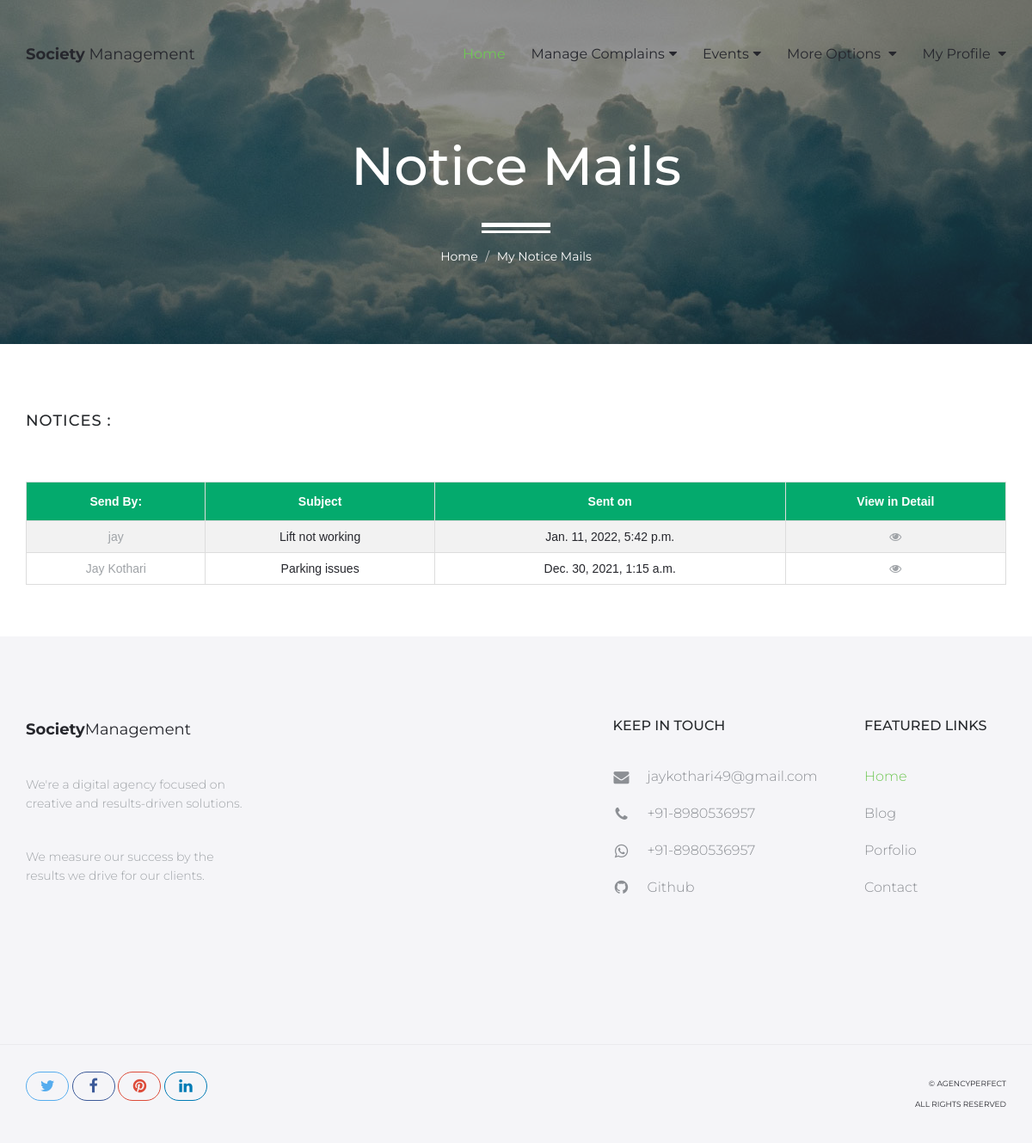
The page /member-view-notice/ (signed in) on the database its author committed.
### MemberApp/models.py (models this page shows, shortened)
class Notice(models.Model):
    uid = models.ForeignKey(SecUser,on_delete=models.CASCADE)
    member = models.ForeignKey(Member,on_delete=models.CASCADE)
    subject = models.CharField(max_length=100)
    des = models.TextField()
    pic = models.FileField(upload_to='Notice',blank=True,null=True)
    created_at = models.DateTimeField(auto_now_add=True)

### SecApp/models.py (models this page shows, shortened)
class SecUser(models.Model):
    name = models.CharField(max_length=50)
    email = models.EmailField(unique=True)
    mobile = models.CharField(max_length=15)
    password = models.CharField(max_length=50)
    pic = models.FileField(upload_to='Profile',default='avatar.png')
    setting = models.BooleanField(default=False)

### MemberApp/views.py (the view)
# urls.py: path('member-view-notice/',views.view_notice,name='member-view-notice'),
def view_notice(request):
    member = Member.objects.get(email=request.session['memail'])
    notices = Notice.objects.filter(member=member)[::-1]
    return render(request,'view-notice.html',{'notices':notices,'member':member})

### MemberApp/templates/view-notice.html (shortened to what this page needs)
{% extends 'member-header.html' %}
{% load static %}
{% block content %}
<div id="hero" class="hero overlay subpage-hero contact-hero">
    <div class="hero-content">
        <div class="hero-text">
            <h1>Notice Mails</h1>
            <ol class="breadcrumb">
              <li class="breadcrumb-item"><a href="{% url 'member-index' %}">Home</a></li>
              <li class="breadcrumb-item active">My Notice Mails</li>
            </ol>
        </div>
    </div>
</div>
<main id="main" class="site-main">
    <section class="site-section subpage-site-section section-contact-us">
        <div class="container">
            <div class="row">
                <div class="col-sm-6">
                    <div>
                        <h2>Notices : </h2>
                    </div>
                </div>
            </div>
            <table id="customers">
                <tr>
                  <th style="text-align: center;">Send By:</th>
                  <th style="text-align: center;"> Subject </th>
                  <th style="text-align: center;">Sent on </th>
                  <th style="text-align: center;">View in Detail</th>
                </tr>
                {% for i in notices %}
                <tr>
                  <td style="text-align: center;"><a title="{{i.uid.title}}" href="mailto:{{i.uid.email}}"> {{i.uid.name}}</a></td>
                  <td style="text-align: center;">{{i.subject}}</td>
                  <td style="text-align: center;">{{i.created_at}}</td>
                  <td style="text-align: center;"><a href=""><i class="fa fa-eye"></i></a></td>
                </tr>
                {% endfor %}
              </table>
        </div>
    </section>
</main>
{% endblock %}

### MemberApp/static/mem/assets/css/style.css (style rules this page uses)
a { transition: all 0.25s ease-in-out; -moz-transition: all 0.25s ease-in-out; -webkit-transition: all 0.25s ease-in-out; -o-transition: all 0.25s ease-in-out; -ms-transition: all 0.25s ease-in-out; cursor: pointer; color: #9fa3a7; }
h1 { font-size: 62px; }
h2 { font-size: 42px; }
h1,h2,h3,h4,h5 { color: #26292c; }
html, body { width: 100%; height: 100%; margin: 0; padding: 0; font-family: 'Montserrat', sans-serif; color: #26272d; }
.hero { background: url(../img/hero.jpg) no-repeat center / cover; height: 100%; width: 100%; display: table; position: relative; }
.overlay:before { content: ''; background-color: rgba(255,255,255,0.5); height: 100%; width: 100%; position: absolute; top: 0; left: 0; z-index: 0; }
.hero-content { display: table-cell; vertical-align: middle; padding-top: 75px; }
.hero-text { max-width: 890px; width: 100%; margin: 0 auto; padding: 0 15px; text-align: center; }
.hero-text h1 { position: relative; margin: 0; }
.hero .breadcrumb { padding-top: 60px; margin-bottom: 0; }
.hero .breadcrumb:before { content: ''; display: block; position: absolute; left: 50%; bottom: 45px; height: 12px; width: 80px; border-top: 5px solid #fff; border-bottom: 3px solid #fff; transform: translateX(-50%); -moz-transform: translateX(-50%); -webkit-transform: translateX(-50%); -o-transform: translateX(-50%); -ms-transform: translateX(-50%); }
.subpage-hero { height: 400px; }
.subpage-hero.overlay:before { background-color: rgba(38,39,45,0.5); }
.subpage-hero .hero-content, .subpage-hero .hero-content h1, .subpage-hero a { color: #fff; }
.contact-hero { background: url(../img/contact-hero.jpg) no-repeat center / cover; }
.site-section { padding: 100px 0 140px; }
.subpage-site-section { padding: 60px 0; }
.breadcrumb { background-color: transparent; position: relative; }
.breadcrumb .active { color: #fff; }
.section-contact-us h2 { font-size: 18px; text-transform: uppercase; padding-bottom: 50px; letter-spacing: 1px; }

### MemberApp/templates/view-notice.html (style rules this page uses)
#customers { font-family: Arial, Helvetica, sans-serif; border-collapse: collapse; width: 100%; }
#customers td, #customers th { border: 1px solid #ddd; padding: 8px; }
#customers tr:nth-child(even) { background-color: #f2f2f2; }
#customers th { padding-top: 12px; padding-bottom: 12px; text-align: left; background-color: #04AA6D; color: white; }

### rows shown on the page
Notice: uid.name "jay", subject "Lift not working", created_at "Jan. 11, 2022, 5:42 p.m."
Notice: uid.name "Jay Kothari", subject "Parking issues", created_at "Dec. 30, 2021, 1:15 a.m."
